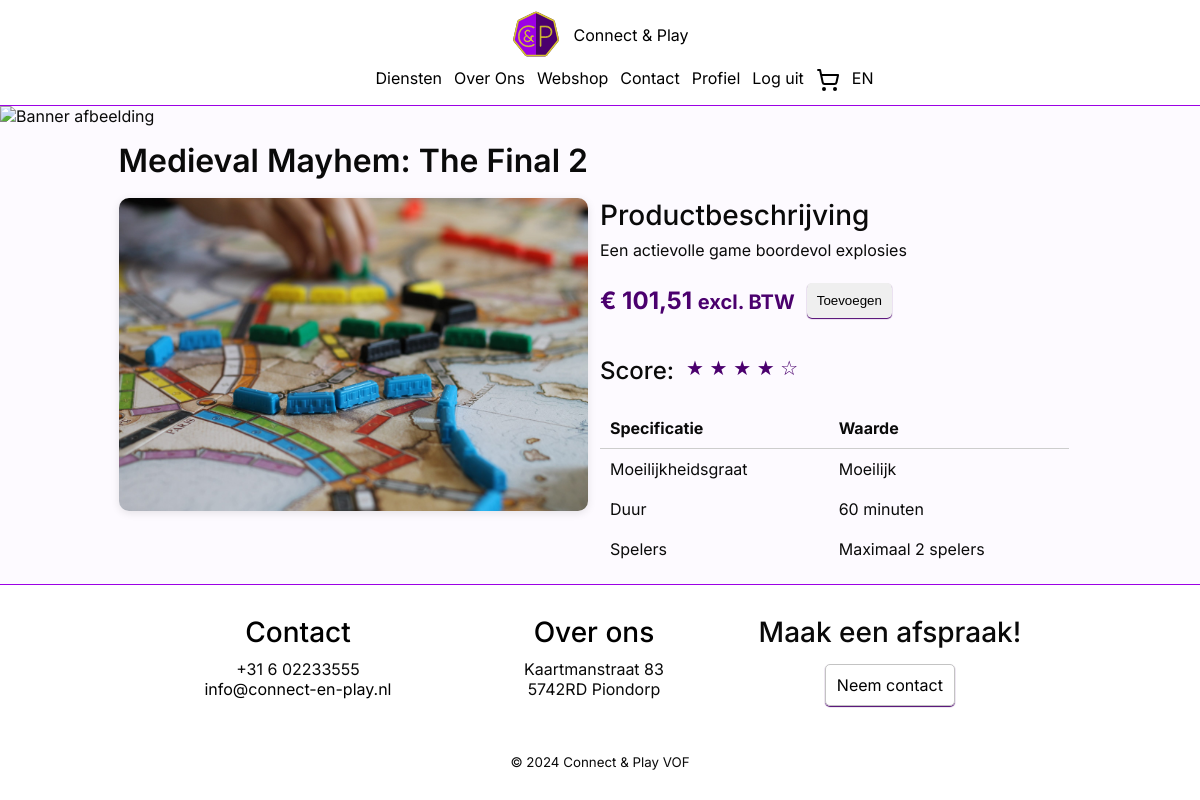
The page /product.php?id=1 (signed in) on the database its author committed.
### tables this page shows
CREATE TABLE `game` (
  `game_id` int(11) NOT NULL,
  `players` int(11) NOT NULL,
  `price` decimal(10,2) NOT NULL,
  `duration` int(11) DEFAULT NULL CHECK (`duration` > 0),
  `name` varchar(150) NOT NULL,
  `description` mediumtext NOT NULL,
  `difficulty` varchar(20) NOT NULL,
  `left_in_stock` int(11) NOT NULL,
  `image_url` varchar(255) DEFAULT NULL
);

### php/Shared/Language/Language.php (called while the page is built, shortened)
<?php
class Language
{
    private array $translations = [];
    public function getLanguage(): string
    {
        return $_SESSION['language'] ?? $this->default;
    }
    public function translate(string $key): string
    {
        if (str_contains($key, '.')) {
            $parts = explode('.', $key);
            $current = $this->translations;
            foreach ($parts as $part) {
                if (isset($current[$part])) {
                    $current = $current[$part];
                } else {
                    return $key;
                }
            }
            return $current;
        }
        return $this->translations[$key] ?? $key;
    }
    private function loadLanguageFile(): void
    {
        $language = $this->getLanguage();
        $filePath = __DIR__ . "/{$language}.php";
        if (file_exists($filePath)) {
            $this->translations = require $filePath;
        } else {
            $this->translations = [];
        }
    }
}

### php/Shared/Database.php (called while the page is built, shortened)
<?php
class Database
{
    private static ?PDO $connection = null;
    public static function connect(
        string $servername = "mariadb",
        string $username = "root",
        string $password = "",
        string $name = "webshop"
    ): PDO {
        if (self::$connection === null) {
            self::$connection = new PDO("mysql:host={$servername};dbname={$name};charset=utf8mb4", $username, $password);
            self::$connection->setAttribute(PDO::ATTR_ERRMODE, PDO::ERRMODE_EXCEPTION);
            self::$connection->setAttribute(PDO::ATTR_DEFAULT_FETCH_MODE, PDO::FETCH_ASSOC);
        }
        return self::$connection;
    }
}

### php/Shop/Controllers/GameController.php (called while the page is built, shortened)
<?php
require_once '/var/www/php/Shop/DataAccess/GameRepository.php';
require_once '/var/www/php/Shop/Domain/Game.php';
class GameController extends Controller
{
    private GameRepository $gameRepository;
    public function __construct()
    {
        $this->gameRepository = new GameRepository();
    }
    public function getGame(): Game
    {
        $id = $_GET['id'] ?? null;
        return $this->getGameById((int)$id);
    }
    public function getGameById(int $id): Game
    {
        return $this->gameRepository->getGame($id);
    }
}

### php/Shop/DataAccess/GameRepository.php (called while the page is built, shortened)
<?php
require_once '/var/www/php/Shared/Database.php';
require_once '/var/www/php/Shop/Domain/Game.php';
class GameRepository
{
    private PDO $db;
    public function __construct()
    {
        try {
            $this->db = Database::connect();
        } catch (PDOException $e) {
            echo "Fout bij het verbinden met de database: " . $e->getMessage();
            exit;
        }
    }
    public function getGame(int $id): ?Game
    {
        $stmtGame = $this->db->prepare("CALL get_game(:id)");
        $stmtGame->execute(['id' => $id]);
        $gameData = $stmtGame->fetch();
        return new Game(
            players: (int)$gameData['players'],
            price: (float)$gameData['price'],
            duration: (int)$gameData['duration'],
            name: $gameData['name'],
            description: $gameData['description'],
            difficulty: $gameData['difficulty'],
            leftInStock: $gameData['left_in_stock'],
            imageUrl: $gameData['image_url'] ?? '',
            id: $gameData['game_id']
        );
    }
}

### php/Shop/Domain/Game.php (called while the page is built, shortened)
<?php
class Game
{
    public function getId(): ?int
    {
        return $this->id;
    }
    public function getPlayers(): int
    {
        return $this->players;
    }
    public function getPrice(): float
    {
        return $this->price;
    }
    public function getDuration(): int
    {
        return $this->duration;
    }
    public function getName(): string
    {
        return $this->name;
    }
    public function getDescription(): string
    {
        return $this->description;
    }
    public function getDifficulty(): string
    {
        return $this->difficulty;
    }
}
?>

### public/product.php (the view, shortened to what this page needs)
<?php
require_once '../php/Shared/header.php';
require_once '../php/Shop/Controllers/GameController.php';
$gameController = new GameController();
$game = $gameController->getGame();
?>
<img class="banner-img" src="images/bannerImg.jpg" alt="Banner afbeelding" />
<div class="container flex justify-center">
	<div class="container flex justify-center p-15">
		<div class="col-10 flex flex-row">
			<h2 class="pb-10"><?= $game->getName(); ?></h2>
		</div>
		<div class="col-10 flex flex-row">
			<div class="col-6 flex flex-col align-center">
				<img src="images/dienst_3.jpg" class="product-img" alt="Product afbeelding" />
			</div>
			<div class="col-6 flex flex-col">
				<h3>Productbeschrijving</h3>
				<p class="pb-15">
					<?= $game->getDescription(); ?>
				</p>
				<div class="flex flex-row align-center pb-15">
					<h4 class="product-price">€ <?= number_format($game->getPrice(), 2, ',', ''); ?> <small>excl. BTW</small></h4>
					<button id="add-to-cart" onclick="addGameToCart(<?= $game->getId() ?>)" class="button px-10" style="width: auto;">Toevoegen</button>
				</div>
				<div class="flex py-15">
					<h4>Score:</h4>
					<span class="product-score">★ ★ ★ ★ ☆</span>
				</div>
				<table style="border-collapse: collapse;">
					<tr>
						<th class="p-10 text-left table-head">Specificatie</th>
						<th class="p-10 text-left table-head">Waarde</th>
					</tr>
					<tr>
						<td class="p-10">Moeilijkheidsgraat</td>
						<td class="p-10"><?= $game->getDifficulty(); ?></td>
					</tr>
					<tr>
						<td class="p-10">Duur</td>
						<td class="p-10"><?= $game->getDuration(); ?> minuten</td>
					</tr>
					<tr>
						<td class="p-10">Spelers</td>
						<td class="p-10">Maximaal <?= $game->getPlayers(); ?> spelers</td>
					</tr>
				</table>
			</div>
		</div>
	</div>
</div>
<?php
require_once '../php/Shared/footer.php';
?>

### php/Shared/header.php (shortened to what this page needs)
<?php
require_once '/var/www/php/Profile/DataAccess/UserRepository.php';
require_once '/var/www/php/Shared/Language/Language.php';
$language = new Language();
function __($key): string
{
    global $language;
    return $language->translate($key);
}
if (isset($_SESSION["userId"])) {
    $userId = $_SESSION["userId"];
    $repo = new UserRepository();
    try {
        $user = $repo->getUser($userId);
    } catch (Exception $e) {
        session_destroy();
        header("Location: /login.php", true, 303);
        die();
    }
} else {
    $userId = 0;
}
?>
<!DOCTYPE html>
<html lang="nl">
<head>
    <link rel="stylesheet" href="/css/style.css" />
    <link rel="stylesheet" href="/css/grid.css" />
    <link rel="stylesheet" href="/css/spacing.css" />
    <link rel="stylesheet" href="/css/flex.css" />
    <link rel="stylesheet" href="/css/text.css" />
</head>
<body>
    <header class="flex justify-center">
        <div id="header-container" class="flex mb-col-12 col-6 justify-center align-center py-10">
            <a id="home-link" href="/index.php">
                <div class="flex justify-center col-12 align-center">
                    <img src="/images/c&p-logo.svg" alt="Connect & Play logo" />
                    <p>Connect & Play</p>
                </div>
            </a>
            <div id="page-links" class="flex offset mb-col-12">
                <a href="/diensten.php"><?= __('nav.services') ?></a>
                <a href="/over-ons.php"><?= __('nav.about') ?></a>
                <a href="/webshop.php"><?= __('nav.webshop') ?></a>
                <a href="/contact.php"><?= __('nav.contact') ?></a>
                <?php if (isset($user)): ?>
                    <a href="/profiel.php"><?= __('nav.profile') ?></a>
                    <a href="/logout.php"><?= __('nav.logout') ?></a>
                <?php else: ?>
                    <a href="/login.php"><?= __('nav.login') ?></a>
                <?php endif; ?>
                <div id="cart-icon-container" class="flex align-center relative">
                    <button id="cart-button" class="cart-icon-button">
                        <img src="/images/shopping-cart.svg" class="invert-color-img cart-icon-image" alt="Winkelwagen" />
                    </button>
                </div>
                <?php if ($language->getLanguage() === 'nl'): ?>
                    <a href="?lang=en">EN</a>
                <?php else: ?>
                    <a href="?lang=nl">NL</a>
                <?php endif; ?>
            </div>
        </div>
    </header>

### php/Shared/footer.php (shortened to what this page needs)
<footer class="py-30">
    <div id="footer-container" class="flex justify-center pb-15">
        <div id="footer-sections" class="col-9 flex text-center">
            <div class="contact-ons-footer mb-col-12 col-4">
                <a href="contact.php">
                    <h3 id="contact" class="pb-10"><?= __('footer.contact') ?></h3>
                </a>
                <ul>
                    <li>
                        <p>+31 6 02233555</p>
                    </li>
                    <li>
                        <p><a href="mailto:info@connect-en-play.nl">info@connect-en-play.nl</a></p>
                    </li>
                </ul>
            </div>
            <div class="over-ons-footer mb-col-12 col-4">
                <a href="over-ons.php">
                    <h3 id="over-ons" class="pb-10"><?= __('footer.about') ?></h3>
                </a>
                <ul>
                    <li>
                        <p>
                            Kaartmanstraat 83 <br />
                            5742RD Piondorp
                        </p>
                    </li>
                </ul>
            </div>
            <div class="maak-afspraak-footer mb-offset-3 mb-col-4 col-4">
                <h3 class="pb-15"><?= __('footer.appointment.title') ?></h3>
                <div class="flex justify-center">
                    <a href="contact.php" class="button col-6"><?= __('footer.appointment.cta') ?></a>
                </div>
            </div>
        </div>
    </div>
    <div class="flex align-center justify-center pt-30">
        <p>
            <small>&copy; 2024 Connect & Play VOF</small>
        </p>
    </div>
</footer>
</body>
</html>

### public/css/style.css (style rules this page uses)
:root { --foreground: #0a0a0a; --background: #fdfaff; --primary: #4b006e; --accent: #9c00e5; --highlight: #d6c52e; --box-1: #cdcdcd; --box-2: #b5b5b5; --footer-header: #000; --header-z-index: 10; }
* { margin: 0; padding: 0; box-sizing: border-box; }
body { font-family: "Inter", "Verdana", sans-serif; background-color: var(--background); color: var(--foreground); }
.banner-img { object-fit: cover; width: 100%; height: 200px; margin: 0; padding: 0; }
.product-img { width: 100%; object-fit: cover; border-radius: 10px; box-shadow: 0 2px 8px rgba(0, 0, 0, 0.1); }
.input, .button { width: 100%; padding: 10px 0; border: 1px solid #c3c3c3; border-radius: 5px; box-shadow: 0 1px 1px var(--primary); resize: none; }
.table-head { border-bottom: 1px solid var(--box-1); }
header { position: sticky; top: 0; background-color: #fff; border-bottom: 1px var(--accent) solid; z-index: var(--header-z-index); }
header img { width: 50px; height: 50px; }
#page-links { justify-content: space-evenly; }
#home-link, #home-link:visited, #footer-container a, #footer-container a:visited, #page-links > a, #page-links > a:visited { color: #000; text-decoration: none; }
footer { position: relative; background-color: #fff; border-bottom: 1px var(--accent) solid; border-top: 1px var(--accent) solid; z-index: 2; }
ul { list-style: none; padding: 0; }
.product-score { color: var(--primary); font-size: 1.25rem; }
.product-price { color: var(--primary); font-weight: 700; }
#add-to-cart { display: flex; border: none; gap: 0.5rem; }
.cart-icon-button { background: none; border: none; cursor: pointer; position: relative; padding: 0; }
.cart-icon-image { width: 24px; height: 24px; }

### public/css/grid.css (style rules this page uses)
@media only screen and (min-width: 768px) { .col-4 { width: calc(33.33% - 1vw); } }
@media only screen and (min-width: 768px) { .col-6 { width: calc(50% - 1vw); } }
@media only screen and (min-width: 768px) { .col-9 { width: calc(75% - 1vw); } }
@media only screen and (min-width: 768px) { .col-10 { width: calc(83.333% - 1vw); } }
@media only screen and (min-width: 768px) { .col-12 { width: 100%; } }
@media only screen and (min-width: 768px) { .offset { margin-left: 8.33%; } }

### public/css/spacing.css (style rules this page uses)
.p-10 { padding: 10px; }
.p-15 { padding: 15px; }
.pt-30 { padding-top: 30px; }
.pb-10 { padding-bottom: 10px; }
.pb-15 { padding-bottom: 15px; }
.px-10 { padding-left: 10px; padding-right: 10px; }
.py-10 { padding-top: 10px; padding-bottom: 10px; }
.py-15 { padding-top: 15px; padding-bottom: 15px; }
.py-30 { padding-top: 30px; padding-bottom: 30px; }

### public/css/flex.css (style rules this page uses)
.flex { display: flex; flex-wrap: wrap; column-gap: 1vw; row-gap: 1vh; }
.flex-col { flex-direction: column; }
.flex-row { flex-direction: row; }
.justify-center { justify-content: center; }
.align-center { align-items: center; }

### public/css/text.css (style rules this page uses)
.text-center { text-align: center; }
.text-left { text-align: left; }
h2 { font-size: 2rem; font-weight: 600; }
h3 { font-size: 1.75rem; font-weight: 500; }
h4 { font-size: 1.5rem; font-weight: 500; }
p { font-size: 1rem; }
a { font-size: 1rem; }

### rows shown on the page
game: name "Medieval Mayhem: The Final 2", description "Een actievolle game boordevol explosies", price "101,51", difficulty "Moeilijk", duration "60", players "2"

### other values the page prints
__('nav.services') "Diensten"
__('nav.about') "Over Ons"
__('nav.webshop') "Webshop"
__('nav.contact') "Contact"
__('nav.profile') "Profiel"
__('nav.logout') "Log uit"
__('footer.contact') "Contact"
__('footer.about') "Over ons"
__('footer.appointment.title') "Maak een afspraak!"
__('footer.appointment.cta') "Neem contact"
